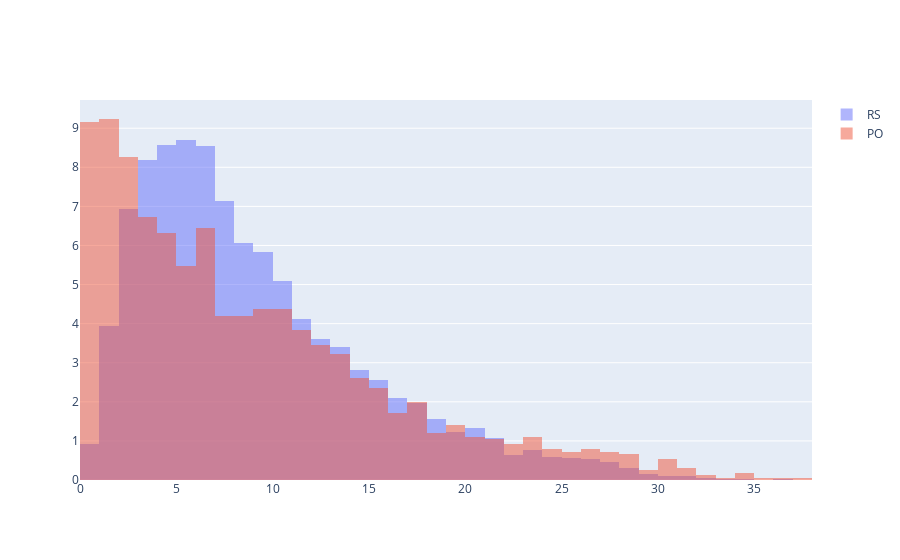

Notebook cell for this chart:
### Code cell
fig = go.Figure()
fig.add_trace(go.Histogram(x=hist_data(rs_df,50,5), histnorm='percent', name='RS', xbins={'start':0, 'end':38, 'size':1}))
fig.add_trace(go.Histogram(x=hist_data(po_df,5, 1), histnorm='percent', name='PO', xbins={'start':0, 'end':38, 'size':1}))

fig.update_layout(barmode='overlay')
fig.update_traces(opacity=0.5)
fig.show()

### Figure 1 — Plotly figure (JSON) as saved in the notebook; plotly's stock layout.template omitted (floating-point values rounded to 4 significant figures; data arrays with more than 128 entries replaced by an {"elided": "..."} marker saying what was removed)
{"data": [{"histnorm": "percent", "name": "RS", "opacity": 0.5, "type": "histogram", "x": {"elided": "5356 float values"}, "xbins": {"end": 38, "size": 1, "start": 0}}, {"histnorm": "percent", "name": "PO", "opacity": 0.5, "type": "histogram", "x": {"elided": "2263 float values"}, "xbins": {"end": 38, "size": 1, "start": 0}}], "layout": {"barmode": "overlay"}}
